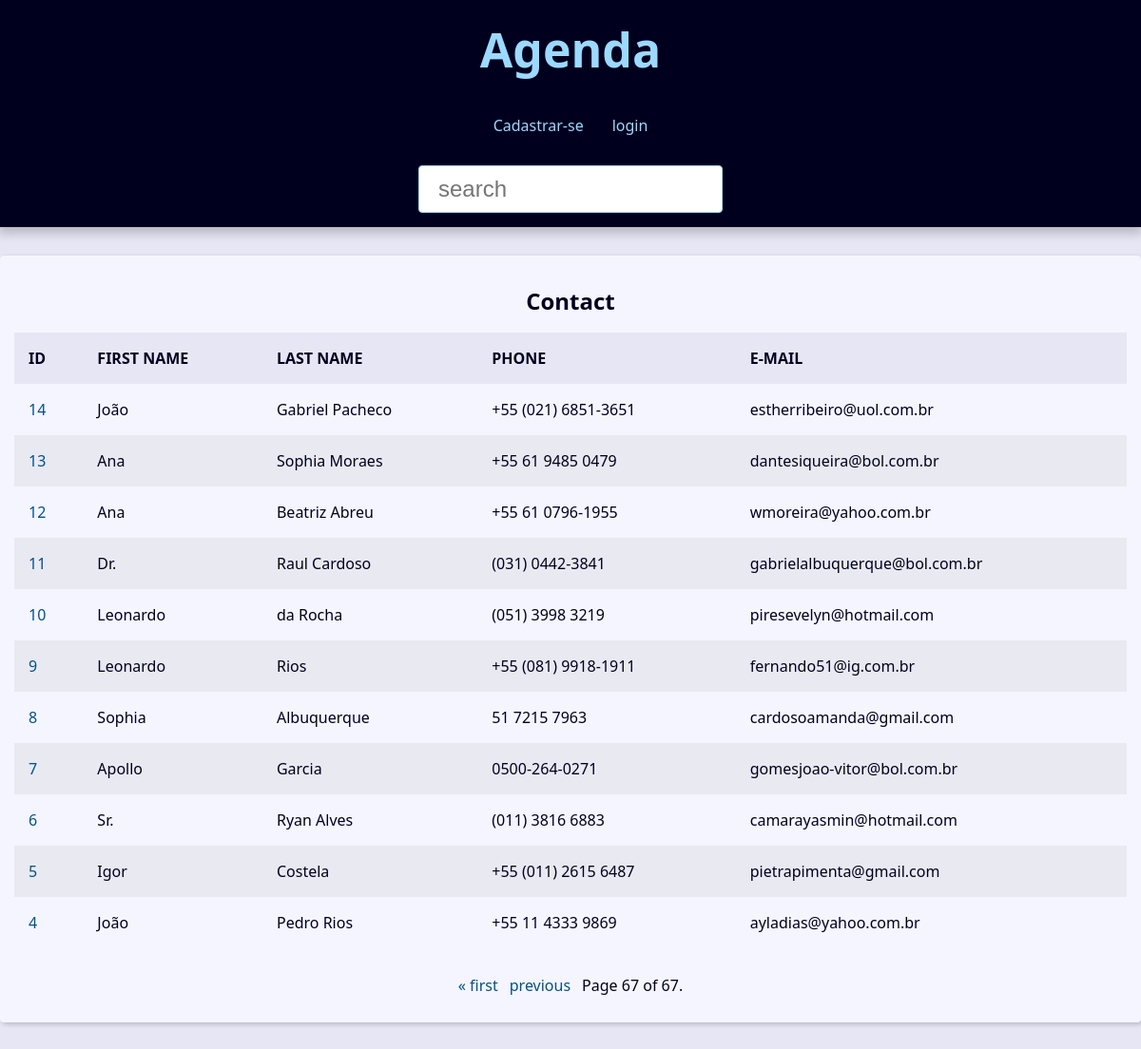
The app's page /?page=67&q= with its own data.
### contact/models.py (models this page shows, shortened)
class Contact(models.Model):
    first_name = models.CharField(max_length=50)
    last_name = models.CharField(max_length=50)
    phone = models.CharField(max_length=50)
    email = models.EmailField(max_length=254, blank=True)
    created_date = models.DateTimeField(default=timezone.now)
    description = models.TextField(blank=True)
    show = models.BooleanField(default=True)
    picture = models.ImageField(upload_to='pictures/%Y/%M', blank=True)
    category = models.ForeignKey(Category, on_delete=models.SET_NULL,
    blank=True, null=True)
    owner = models.ForeignKey(User, on_delete=models.SET_NULL,
    blank=True, null=True)

### contact/views/contacts_views.py (the view)
# urls.py: path('', contact_views.home, name='home'),
def home(request):
    contacts = Contact.objects.filter(show=True).order_by('-id')
    paginator = Paginator(contacts, 15)
    page_number = request.GET.get("page")
    page_obj = paginator.get_page(page_number)
    context = {
        'page_obj':  page_obj,
        'title': 'home',
    }
    return render(
        request,
        'contacts/home.html',
        context,
)

### contact/templates/contacts/home.html
{% extends "global/index.html" %}
{% block content %}
    {% if page_obj %}
    <div class="responsive-table">
        <table class="contacts-table">
            <caption class="table-caption">Contact</caption>
            <thead>
                <tr class="table-row table-row-header">
                    <th class="table-header">ID</th>
                    <th class="table-header">FIRST NAME</th>
                    <th class="table-header">LAST NAME</th>
                    <th class="table-header">PHONE</th>
                    <th class="table-header">E-MAIL</th>
                </tr>
            </thead>
            <tbody>
                {% for contact in page_obj %}
                <tr class="table-row">
                    <td class="table-cel">
                        <a href="{% url "contact" contact.id %}" class="table-link">
                            {{contact.id}}
                        </a>
                    </td>
                    <td class="table-cel">
                            {{contact.first_name}}
                        </td>
                        <td class="table-cel">
                            {{contact.last_name}}
                        </td>
                        <td class="table-cel">
                            {{contact.phone}}
                        </td>
                        <td class="table-cel">
                            {{contact.email}}
                        </td>
                    </tr>
                {% endfor %}
            </tbody>
        </table>
    </div>
    {% else %}
    <div class="single-contact">
        <h1 class="single-contact-name">
            Contato não encontrado.
        </h1>
    </div>
    {% endif %}
    {% endblock content %}

### contact/static/css/style.css (style rules this page uses)
:root { --spacing: 1.5rem; --link-dark-color: rgb(0, 83, 134); --link-light-color: rgb(156, 217, 255); --clr-white: rgb(245, 245, 255); --clr-black: rgb(0, 0, 30); --clr-light-gray: rgb(230, 230, 245); --clr-dark-shadow-5: rgba(0, 0, 10, 5%); --clr-dark-shadow-10: rgba(0, 0, 10, 10%); --clr-dark-shadow-20: rgba(0, 0, 10, 20%); --clr-light-shadow-5: rgba(200, 200, 255, 5%); --clr-light-shadow-10: rgba(200, 200, 255, 10%); --clr-light-shadow-20: rgba(200, 200, 255, 20%); --main-page-width: 120rem; --table-min-width: 60rem; --biggest-font-size: 5rem; --bigger-font-size: 4rem; --big-font-size: 3.2rem; --medium-font-size: 2.4rem; --small-font-size: 1.6rem; --smaller-font-size: 1.4rem; --smallest-font-size: 1.2rem; --transition-fast: 300ms; --transition-medium: 600ms; --transition-slow: 1s; --default-border-radius: 4px; }
*, *::before, *::after { margin: 0; padding: 0; box-sizing: border-box; }
html { font-size: 62.5%; }
body { font-family: system-ui, -apple-system, BlinkMacSystemFont, 'Segoe UI', Roboto, Oxygen, Ubuntu, Cantarell, 'Open Sans', 'Helvetica Neue', sans-serif; line-height: 1.5; font-size: var(--small-font-size); color: var(--clr-black); -webkit-font-smoothing: antialiased; background: var(--clr-light-gray); }
.responsive-table { width: 100%; overflow-x: auto; }
.contacts-table { width: 100%; min-width: var(--table-min-width); border-collapse: collapse; }
.table-caption { font-size: var(--medium-font-size); font-weight: bold; padding: var(--spacing); }
.table-row { text-align: left; text-overflow: ellipsis; transition: background-color var(--transition-fast) ease-in-out; }
.table-row:nth-of-type(2n) { background: var(--clr-dark-shadow-5); }
.table-row-header { background: var(--clr-light-gray); color: var(--clr-black); }
.table-cel, .table-header { padding: var(--spacing); }
.table-link { color: var(--link-dark-color); transition: color var(--transition-fast) ease-in-out; text-decoration: none; }

### records on screen
Contact: id "14", first_name "João", last_name "Gabriel Pacheco", phone "+55 (021) 6851-3651", email "estherribeiro@uol.com.br"
Contact: id "13", first_name "Ana", last_name "Sophia Moraes", phone "+55 61 9485 0479", email "dantesiqueira@bol.com.br"
Contact: id "12", first_name "Ana", last_name "Beatriz Abreu", phone "+55 61 0796-1955", email "wmoreira@yahoo.com.br"
Contact: id "11", first_name "Dr.", last_name "Raul Cardoso", phone "(031) 0442-3841", email "gabrielalbuquerque@bol.com.br"
Contact: id "10", first_name "Leonardo", last_name "da Rocha", phone "(051) 3998 3219", email "piresevelyn@hotmail.com"
Contact: id "9", first_name "Leonardo", last_name "Rios", phone "+55 (081) 9918-1911", email "fernando51@ig.com.br"
Contact: id "8", first_name "Sophia", last_name "Albuquerque", phone "51 7215 7963", email "cardosoamanda@gmail.com"
Contact: id "7", first_name "Apollo", last_name "Garcia", phone "0500-264-0271", email "gomesjoao-vitor@bol.com.br"
Contact: id "6", first_name "Sr.", last_name "Ryan Alves", phone "(011) 3816 6883", email "camarayasmin@hotmail.com"
Contact: id "5", first_name "Igor", last_name "Costela", phone "+55 (011) 2615 6487", email "pietrapimenta@gmail.com"
Contact: id "4", first_name "João", last_name "Pedro Rios", phone "+55 11 4333 9869", email "ayladias@yahoo.com.br"

### other values on screen
{{ page_obj.number }} "67"
{{ page_obj.paginator.num_pages }} "67"
